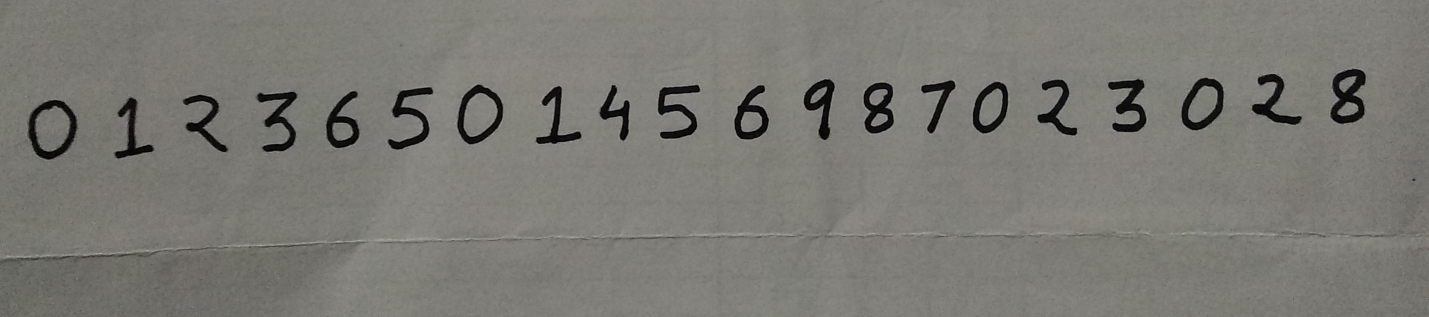
#> input picture img_15.jpg, 2858 x 634 px (shown at 1/2 size)
$ python -i n2.py   (imports and definitions only)
#> lines starting #> are read from the running program, lines starting #| are printed output that depends on the picture; after the words box and inside, x2 and y2 are one past the last pixel; in counts of white or black regions, pixels touching at a corner belong together
import random
import numpy as np
import matplotlib.pyplot as plt
import idx2numpy
import gzip
import cv2
from numpy.core.fromnumeric import sort

def load_data():
    with gzip.open('mnist/train-images-idx3-ubyte.gz','rb') as f:
        train_X=idx2numpy.convert_from_file(f)

    with gzip.open('mnist/t10k-images-idx3-ubyte.gz','rb') as f:
        test_X=idx2numpy.convert_from_file(f)

    with gzip.open('mnist/train-labels-idx1-ubyte.gz','rb') as f:
        train_y=idx2numpy.convert_from_file(f)

    with gzip.open('mnist/t10k-labels-idx1-ubyte.gz','rb') as f:
        test_y=idx2numpy.convert_from_file(f)

    val_X=train_X[50000:]
    val_y=train_y[50000:]
    train_X=train_X[:50000]
    train_y=train_y[:50000]

    train_X=train_X.astype('float32')/255
    test_X=test_X.astype('float32')/255
    val_X=val_X.astype('float32')/255

    training_inputs=[np.reshape(x,(784,1)) for x in train_X]
    training_results=[vectorized_result(y) for y in train_y]
    training_data=zip(training_inputs,training_results)

    validation_inputs=[np.reshape(x,(784,1)) for x in val_X]
    validation_data=zip(validation_inputs,val_y)

    test_inputs=[np.reshape(x,(784,1)) for x in test_X]
    test_data=zip(test_inputs,test_y)

    return training_data,validation_data,test_data

def load_test_data(test_X,test_y):
    test_X=test_X.astype('float32')/255
    test_inputs=[np.reshape(x,(784,1)) for x in test_X]
    test_data=zip(test_inputs,test_y)

    return test_data

def key_sort(val):
    return val[1]

def preprocess_data(filename):
#> called with filename = 'img_15.jpg'
    image=cv2.imread(filename)
#> image is the input picture: shape (634, 2858, 3); mean B, G, R 116, 121.4, 122.1
    #convert image to grayscale
    grey=cv2.cvtColor(image.copy(),cv2.COLOR_BGR2GRAY)
    #set pixel value < 75-> 0,else 0.Then invert 0->1,1->0

    _,thresh=cv2.threshold(grey.copy(),75,255,cv2.THRESH_BINARY_INV)
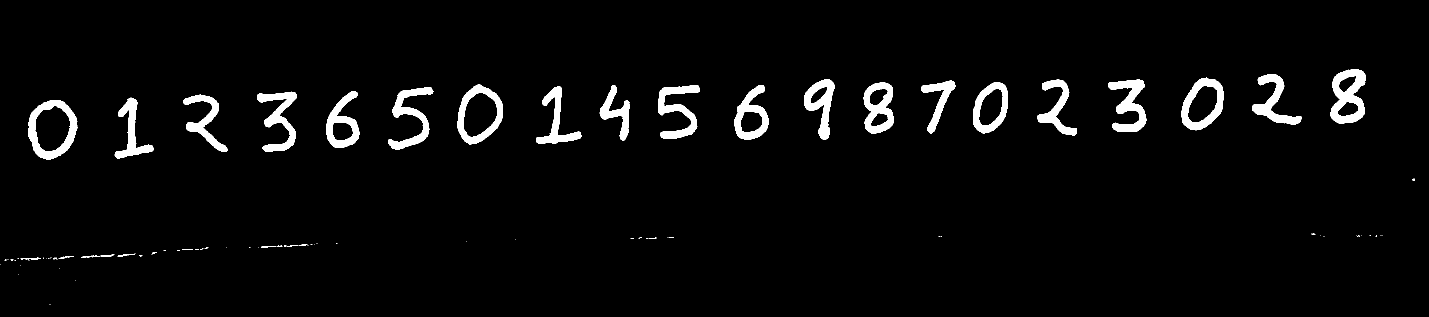
#> thresh: shape (634, 2858) (shown at 1/2 size); 3.7% white; 88 white regions (56 under 20 px)

    #find the boundaries of digits,return list of boundaries
    # CV2.CHAIN_APPROX_SIMPLE used for only returning the boundaries of the formed shape
    #CV2.RETR_EXTERNAL for extracting only external contours
    contours, _=cv2.findContours(thresh.copy(),cv2.RETR_EXTERNAL,cv2.CHAIN_APPROX_SIMPLE)
#> contours = 88 contours, 61 with area under 20; largest, box (x1, y1, x2, y2) and area: (57, 200, 155, 320) 8790, (915, 169, 1006, 289) 7846, (2363, 155, 2447, 261) 6428, (2661, 138, 2731, 248) 5671, (1946, 164, 2016, 267) 5328

    preprocessed_digits=[]

    for c in contours:
        x,y,w,h=cv2.boundingRect(c)
        # Creating a rectangle around the digit in the original image
        cv2.rectangle(image,(x,y),(x+w,y+h),color=(0,255,0),thickness=2)

        # Cropping out the digit from the image corresponding to current contour
        digit=thresh[y:y+h,x:x+w]

        # Resizing that digit to (18, 18)
        resized_digit=cv2.resize(digit,(18,18))

        # Padding the digit with 5 pixels of black color (zeros) on each side to finally produce the image of (28, 28)
        padded_digit=np.pad(resized_digit,((5,5),(5,5)),"constant",constant_values=0)

        if(w>10 and h>10):
          preprocessed_digits.append((padded_digit,x))
#> this loop made 88 passes
#> (x, y, w, h) on passes 12, 15, 18, 21, 22, 23, 24, 26, 27, 28, 32, 33: (106, 516, 9, 3), (41, 516, 18, 5), (61, 515, 21, 5), (162, 512, 19, 4), (117, 512, 30, 6), (278, 511, 7, 2), (183, 510, 17, 5), (201, 509, 28, 4), (235, 507, 36, 6), (303, 504, 11, 5), (364, 498, 22, 2), (400, 496, 7, 3)
#> (x, y, w, h, digit) on passes 2, 3, 4, 5, 6, 10: (150, 560, 1, 1, [255]), (36, 548, 1, 1, [255]), (119, 536, 1, 1, [255]), (40, 531, 1, 1, [255]), (0, 528, 1, 1, [255]), (9, 519, 4, 3, [[0, 255, 255, 255], [255, 255, 255, 255], [0, 255, 0, 0]])
#> pass 1, in preprocess_data, `padded_digit=np.pad(resized_digit,((5,5),(5,5)),"constant",constant_va..`:
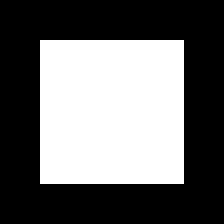
#> padded_digit: shape (28, 28) (shown 8 times larger); 41.3% white; 1 white region, box (x1, y1, x2, y2) and area: (5, 5, 23, 23) 324
#> after the loop:
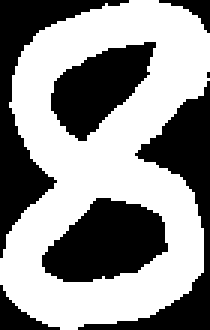
#> digit: shape (110, 70) (shown 3 times larger); 56.9% white; 7 black regions (1 under 20 px), largest, box (x1, y1, x2, y2) and area: (0, 0, 43, 86) 849, (26, 27, 70, 110) 842, (14, 66, 56, 94) 803, (17, 14, 52, 47) 640, (0, 95, 20, 110) 112, (53, 0, 70, 11) 67
#> after the loop:
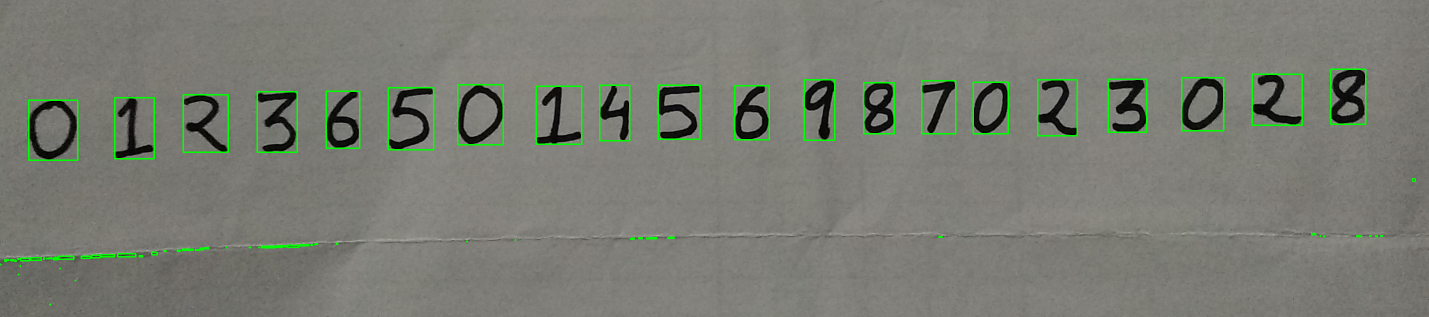
#> image: shape (634, 2858, 3) (shown at 1/2 size); 1.44% of pixels changed, all inside (x1, y1, x2, y2) = (0, 137, 2832, 611)
#> after the loop, preprocessed_digits = 20 items

    preprocessed_digits.sort(key=key_sort)
    ans=[x[0] for x in preprocessed_digits]
#> ans = 20 items
    for x in ans:
        plt.imshow(x,cmap="gray")
        plt.show()
#> this loop made 20 passes
#> pass 1, in preprocess_data, `plt.show()`:
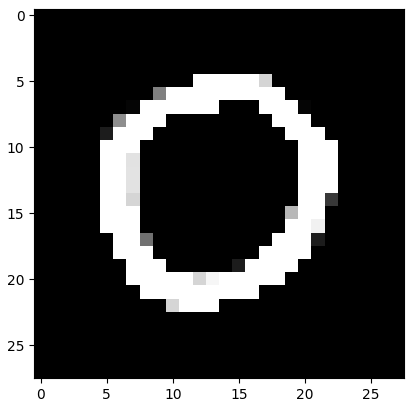
#> figure drawn by matplotlib, 1 panel
#> pass 2, in preprocess_data, `plt.show()`:
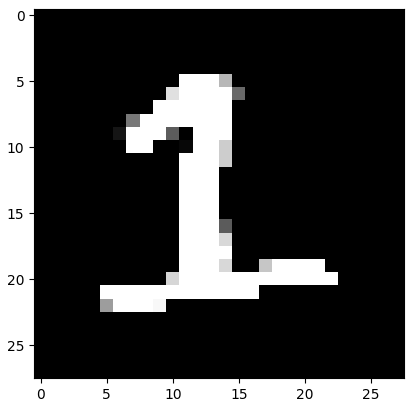
#> figure drawn by matplotlib, 1 panel
    return np.array(ans)

# [4 lines left out: function vectorized_result, not called in this run]

def sigmoid(z):
  return 1.0/(1.0+np.exp(-z))

def sigmoid_prime(z):
  return sigmoid(z)*(1-sigmoid(z))

class CrossEntropyCost(object):
  @staticmethod
  def fn(a,y):
    return np.sum(np.nan_to_num(-y*np.log(a)-(1-y)*np.log(1-a)))
  @staticmethod
  def delta(z,a,y):
    return (a-y)

class QuadraticCost(object):
  @staticmethod
  def fn(a,y):
    return 0.5*np.linalg.norm(a-y)**2
  @staticmethod
  def delta(z,a,y):
    return (a-y)*sigmoid_prime(z)

class Network(object):
  def __init__(self,sizes,cost=CrossEntropyCost):
    self.num_layers=len(sizes)
    self.sizes=sizes
    self.default_weight_initializer()
    self.cost=cost

  def default_weight_initializer(self):
    self.biases=[np.random.randn(y,1) for y in self.sizes[1:]]
    self.weights=[np.random.randn(y,x)/np.sqrt(x) for x,y in zip(self.sizes[:-1],self.sizes[1:])]

  def large_weight_initializer(self):
    self.biases=[np.random.randn(y,1) for y in self.sizes[1:]]
    self.weights=[np.random.randn(y,x) for x,y in zip(self.sizes[:-1],self.sizes[1:])]

  # [143 lines left out: functions feedforward, SGD, update_mini_batch, backdrop, accuracy, total_cost and 1 more, not called in this run]

#testing on mnist data
'''
training_data,validation_data,test_data=load_data()
training_data=list(training_data)
test_data=list(test_data)
validation_data=list(validation_data)
net = Network([784, 30, 10],cost=CrossEntropyCost)
net.large_weight_initializer()
net.SGD(training_data,5,10,0.5,evaluation_data=test_data,monitor_training_accuracy=True,monitor_evaluation_accuracy=True,monitor_training_cost=True,monitor_evaluation_cost=True)
'''

#testing on mobile snapshots
# [1 line that did not run here, left out]

# [21 lines of commented-out code are left out]
test_data_X=preprocess_data('img_15.jpg')
test_data_y=[0,1,2,3,6,5,0,1,4,5,6,9,8,7,0,2,3,0,2,8]

test_data=load_test_data(test_data_X,test_data_y)
# [1 line that did not run here, left out]
# [1 line that did not run here, left out]
test_data=list(test_data)
#> test_data = 20 items
net=Network([784,100,10],cost=CrossEntropyCost)
# [2 lines not run here, left out]

>>> result = preprocess_data('img_15.jpg')
#> the loop in preprocess_data (call 2), `for c in contours:` made 88 passes
#> (x, y, w, h, digit) on passes 2, 3, 4, 5, 6, 10, 14, 19, 25: (150, 560, 1, 1, [255]), (36, 548, 1, 1, [255]), (119, 536, 1, 1, [255]), (40, 531, 1, 1, [255]), (0, 528, 1, 1, [255]), (9, 519, 4, 3, [[0, 255, 255, 255], [255, 255, 255, 255], [0, 255, 0, 0]]), (93, 516, 1, 1, [255]), (113, 514, 1, 1, [255]), (183, 510, 1, 1, [255])
#> the loop in preprocess_data (call 2), `for x in ans:` made 20 passes

$ run again, on img_2.jpg
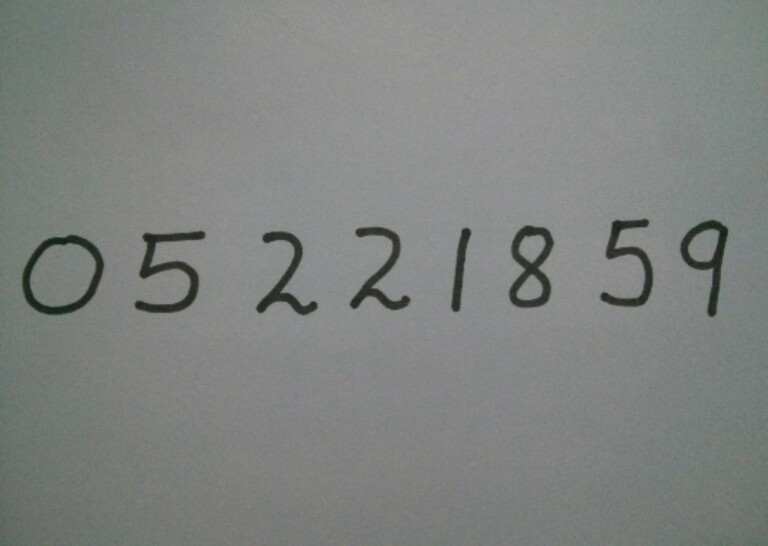
#> input picture img_2.jpg, 768 x 546 px
#> in preprocess_data, image is the input picture: shape (546, 768, 3); mean B, G, R 128.4, 130.8, 127.7
#> in preprocess_data (call 2), `_,thresh=cv2.threshold(grey.copy(),75,255,cv2.THRESH_BINARY_INV)`:
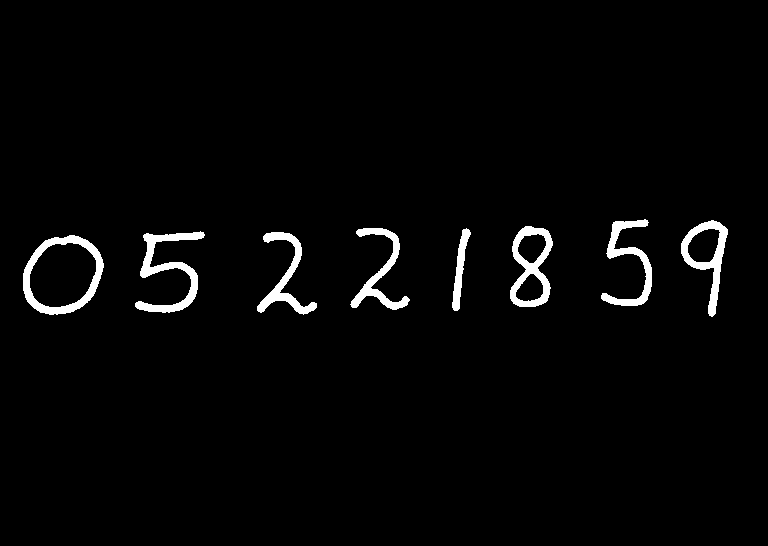
#> thresh: shape (546, 768); 2.5% white; 8 white regions
#> contours = 8 contours; box (x1, y1, x2, y2) and area: (23, 235, 104, 315) 4866, (510, 226, 553, 307) 2420, (681, 220, 728, 317) 2010, (135, 231, 205, 313) 1467, (601, 219, 652, 306) 1129, (257, 232, 317, 315) 1094, (350, 228, 410, 310) 1065, (452, 228, 471, 311) 524
#> the loop in preprocess_data (call 2), `for c in contours:` made 8 passes
#> (x, y, w, h) on passes 1 to 8: (23, 235, 81, 80), (257, 232, 60, 83), (135, 231, 70, 82), (452, 228, 19, 83), (350, 228, 60, 82), (510, 226, 43, 81), (681, 220, 47, 97), (601, 219, 51, 87)
#> after the loop in preprocess_data (call 2), `for c in contours:`: preprocessed_digits = 8 items
#> the loop in preprocess_data (call 2), `for x in ans:` made 8 passes
#> pass 2, in preprocess_data (call 2), `plt.show()`:
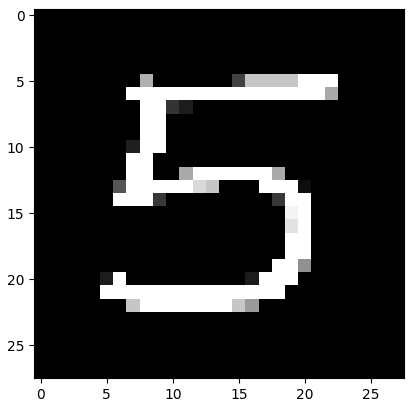
#> figure drawn by matplotlib, 1 panel

$ run again, on img_4.jpg
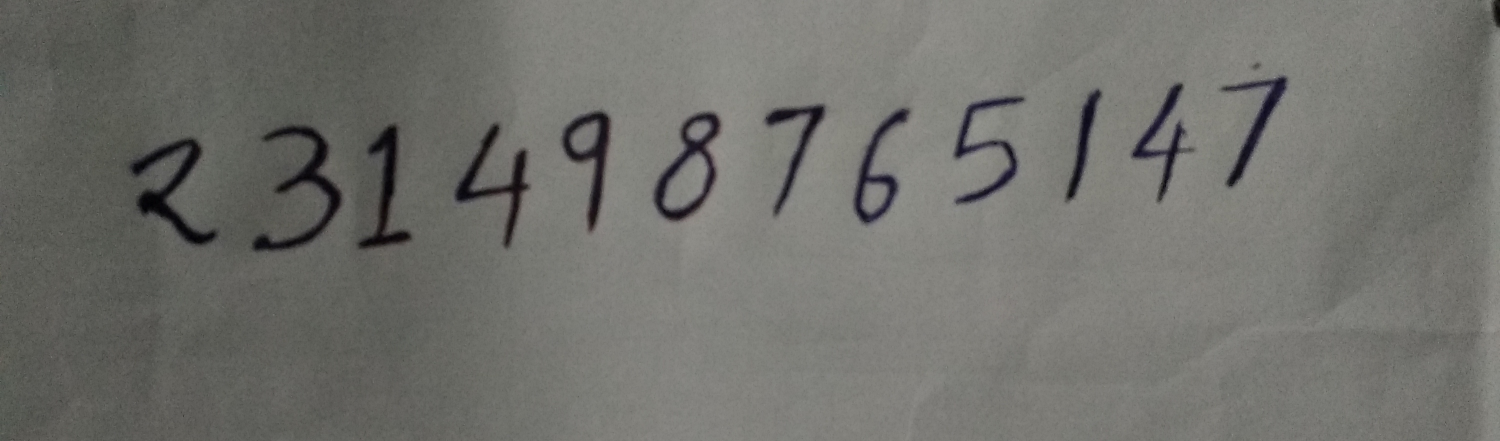
#> input picture img_4.jpg, 3000 x 882 px (shown at 1/2 size)
#> in preprocess_data, image is the input picture: shape (882, 3000, 3); mean B, G, R 107.9, 112.6, 112.6
#> in preprocess_data (call 2), `_,thresh=cv2.threshold(grey.copy(),75,255,cv2.THRESH_BINARY_INV)`:
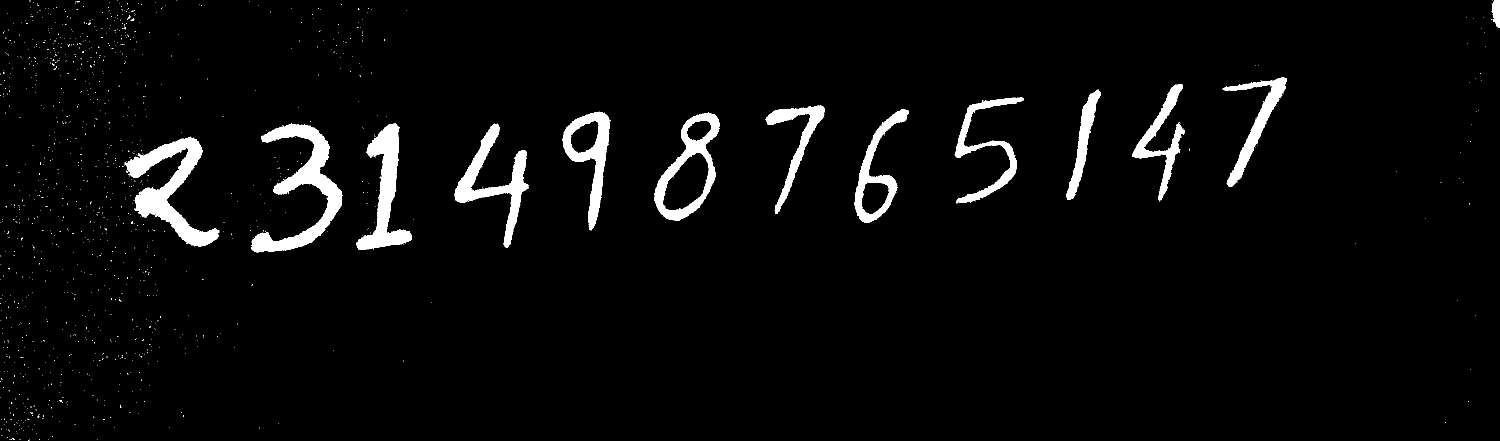
#> thresh: shape (882, 3000) (shown at 1/2 size); 3.7% white; 1128 white regions (1115 under 20 px)
#> contours = 1127 contours, 1114 with area under 20; largest, box (x1, y1, x2, y2) and area: (1308, 225, 1440, 441) 15988, (502, 246, 685, 505) 13254, (249, 273, 439, 493) 12814, (1124, 223, 1221, 461) 9738, (712, 246, 824, 500) 9604
#> the loop in preprocess_data (call 2), `for c in contours:` made 1127 passes
#> (x, y, w, h, digit) on passes 1, 2, 5: (195, 879, 1, 1, [255]), (96, 879, 1, 1, [255]), (19, 879, 1, 1, [255])
#> after the loop in preprocess_data (call 2), `for c in contours:`: preprocessed_digits = 13 items
#> the loop in preprocess_data (call 2), `for x in ans:` made 13 passes
#> pass 2, in preprocess_data (call 2), `plt.show()`:
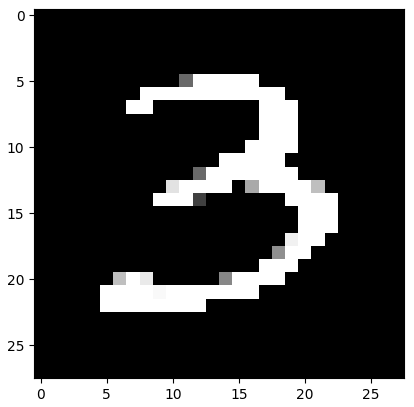
#> figure drawn by matplotlib, 1 panel

$ run again, on img_10.jpg
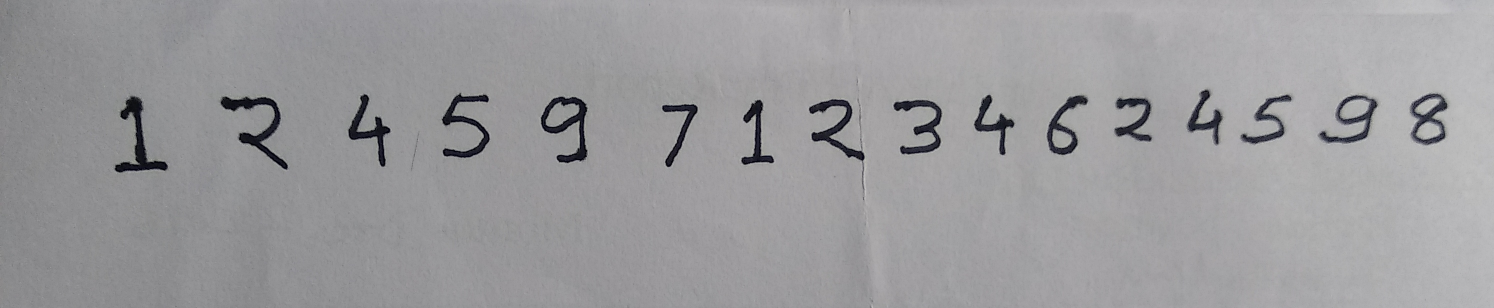
#> input picture img_10.jpg, 2988 x 616 px (shown at 1/2 size)
#> in preprocess_data, image is the input picture: shape (616, 2988, 3); mean B, G, R 156.6, 154.4, 155
#> in preprocess_data (call 2), `_,thresh=cv2.threshold(grey.copy(),75,255,cv2.THRESH_BINARY_INV)`:
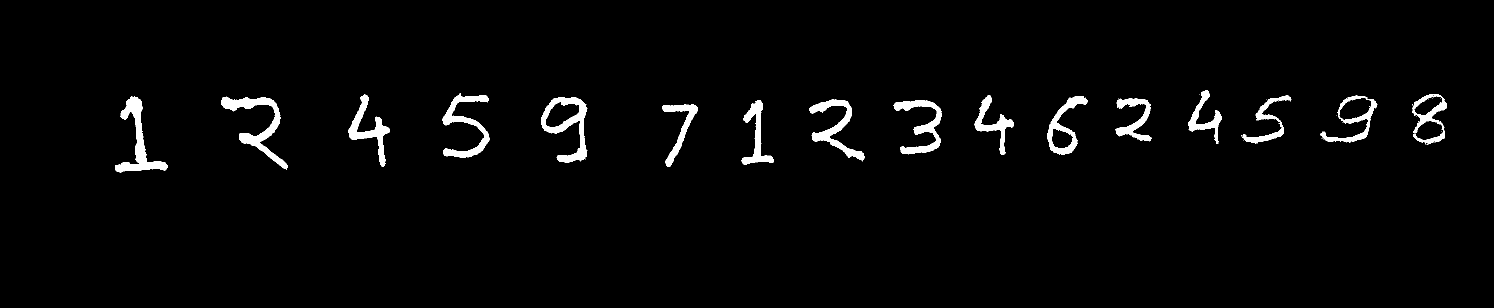
#> thresh: shape (616, 2988) (shown at 1/2 size); 2.5% white; 42 white regions (26 under 20 px)
#> contours = 40 contours, 24 with area under 20; largest, box (x1, y1, x2, y2) and area: (1082, 194, 1175, 326) 6009, (442, 193, 575, 339) 4146, (2640, 191, 2755, 285) 3970, (230, 193, 335, 345) 3922, (2094, 192, 2175, 309) 3786
#> the loop in preprocess_data (call 2), `for c in contours:` made 40 passes
#> (x, y, w, h, digit) on passes 2, 3, 4, 7, 8, 9, 10, 11: (2692, 285, 1, 1, [255]), (2486, 281, 1, 1, [255]), (2646, 278, 1, 1, [255]), (2882, 262, 1, 1, [255]), (2882, 258, 1, 1, [255]), (2828, 258, 1, 1, [255]), (2376, 258, 1, 1, [255]), (2886, 250, 1, 1, [255])
#> after the loop in preprocess_data (call 2), `for c in contours:`: preprocessed_digits = 16 items
#> the loop in preprocess_data (call 2), `for x in ans:` made 16 passes
#> pass 2, in preprocess_data (call 2), `plt.show()`:
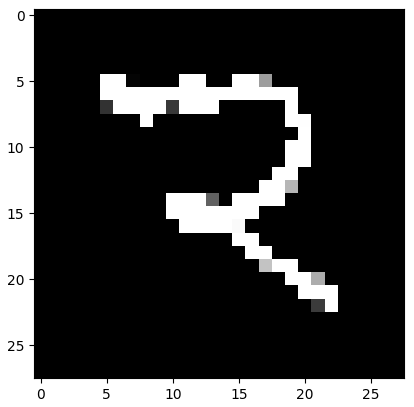
#> figure drawn by matplotlib, 1 panel
